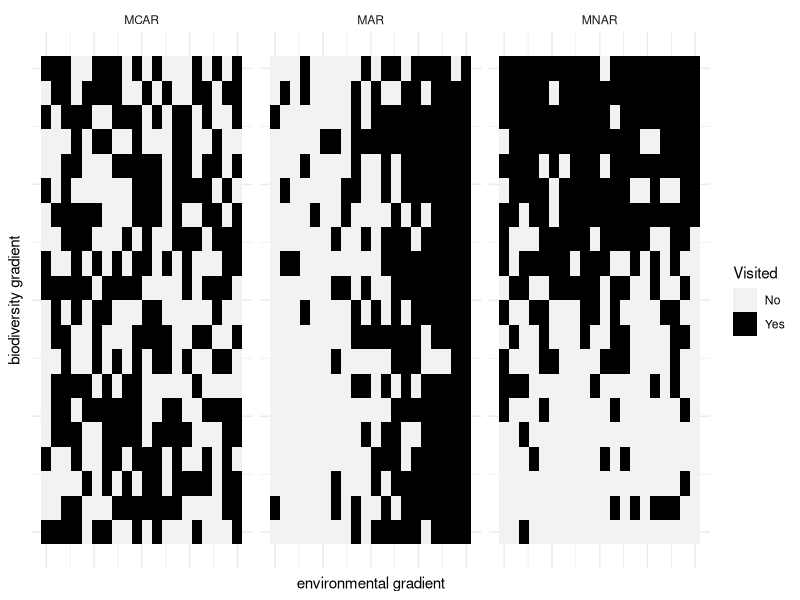

R code for this plot:
### missing data #########################################################

#site selection as a missing data problem:
#depend on the response value (species occurrence)

#https://cran.r-project.org/web/views/MissingData.html
#https://cran.r-project.org/web/packages/ipw/index.html
#https://blog.usejournal.com/missing-data-its-types-and-statistical-methods-to-deal-with-it-5cf8b71a443f

biodiversityX <- seq(-1,1,length.out=20)
environmentY <- seq(-1,1,length.out=20)
fullGrid <- expand.grid(biodiversityX=biodiversityX,
                        environmentY=environmentY)

#missing completely at random
fullGrid$MCAR <- plogis(0)
fullGrid$MCAR <- rbinom(nrow(fullGrid), 1, fullGrid$MCAR)

#missing at random
fullGrid$MAR <- plogis(0 + 3*fullGrid$environmentY)
fullGrid$MAR <- rbinom(nrow(fullGrid), 1, fullGrid$MAR)

#missing not at random
fullGrid$MNAR <- plogis(0 + 3*fullGrid$biodiversityX)
fullGrid$MNAR <- rbinom(nrow(fullGrid), 1, fullGrid$MNAR)

#draw grid - tile plot with probability that data is missing
library(tidyverse)
fullGrid_long <- fullGrid  %>%
  pivot_longer(cols = starts_with("M"), names_to = "Pattern", values_to = "Visited")

fullGrid_long$Pattern <- factor(fullGrid_long$Pattern,
                                levels=c("MCAR","MAR","MNAR"))
fullGrid_long$Visited <- ifelse(fullGrid_long$Visited==1,"Yes","No")

ggplot(fullGrid_long)+
  geom_tile(aes(x = environmentY, y = biodiversityX,fill=Visited))+
  facet_wrap(~Pattern,nrow=1)+
  theme_minimal()+
  scale_fill_manual(values=c("grey95","black"))+
  theme(axis.text = element_blank())+
  xlab("environmental gradient")+ylab("biodiversity gradient")
